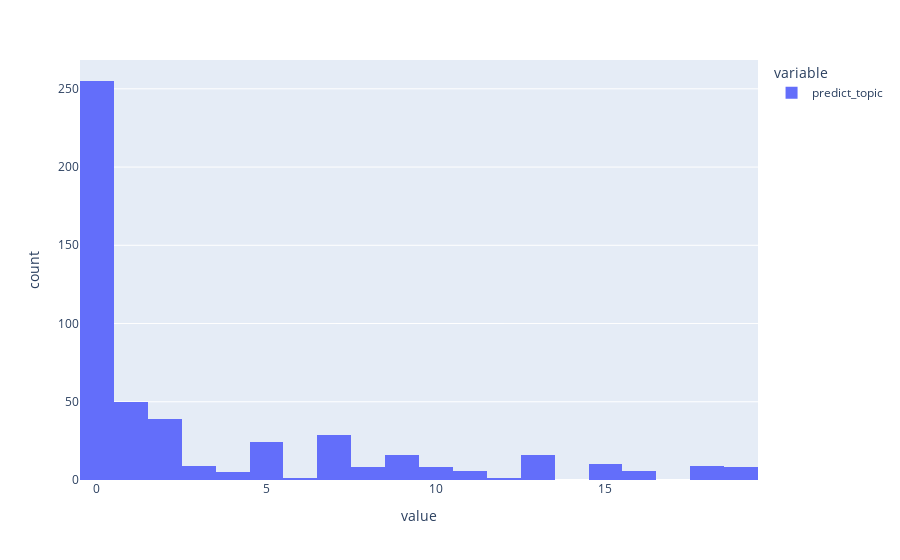

Notebook code for this chart:
### Code cell
import plotly.express as px
print(topic_encoded_df['predict_topic'].value_counts())
px.histogram(topic_encoded_df['predict_topic'])

### Figure 1 — Plotly figure (JSON) as saved in the notebook; plotly's stock layout.template omitted (floating-point values rounded to 4 significant figures; data arrays with more than 128 entries replaced by an {"elided": "..."} marker saying what was removed)
{"data": [{"alignmentgroup": "True", "bingroup": "x", "hovertemplate": "variable=predict_topic<br>value=%{x}<br>count=%{y}<extra></extra>", "legendgroup": "predict_topic", "marker": {"color": "#636efa", "pattern": {"shape": ""}}, "name": "predict_topic", "offsetgroup": "predict_topic", "orientation": "v", "showlegend": true, "type": "histogram", "x": {"elided": "500 int values"}, "xaxis": "x", "yaxis": "y"}], "layout": {"barmode": "relative", "legend": {"title": {"text": "variable"}, "tracegroupgap": 0}, "margin": {"t": 60}, "xaxis": {"anchor": "y", "domain": [0, 1], "title": {"text": "value"}}, "yaxis": {"anchor": "x", "domain": [0, 1], "title": {"text": "count"}}}}
